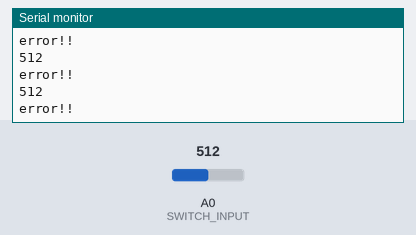
A sketch run on a simulated Arduino Uno, built with avr-gcc and run on an emulated ATmega328P. Parts: the last lines printed to the serial monitor. The inputs (shaded band) are chosen by the test bench; at power-on: A0 (SWITCH_INPUT) = 512.

Above: at 1.2 s.
1.3 s: A0 (SWITCH_INPUT) set to 204
At 1.9 s:
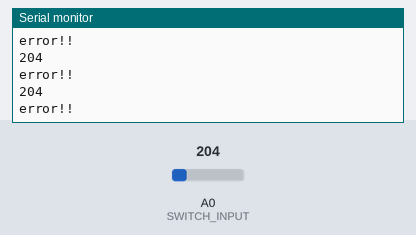
2.8 s: A0 (SWITCH_INPUT) set to 171
At 3.23 s:
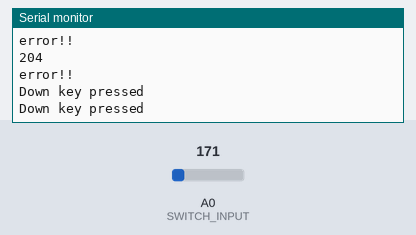
4.9 s: A0 (SWITCH_INPUT) set to 122
At 5.19 s:
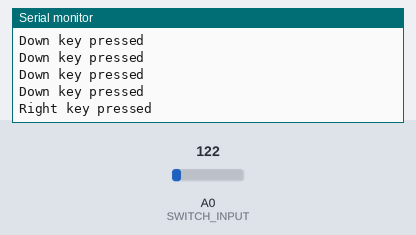
7.0 s: A0 (SWITCH_INPUT) set to 130
At 7.44 s:
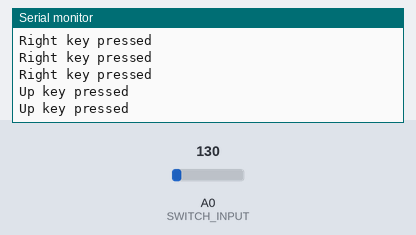
9.1 s: A0 (SWITCH_INPUT) set to 1023
At 9.4 s:
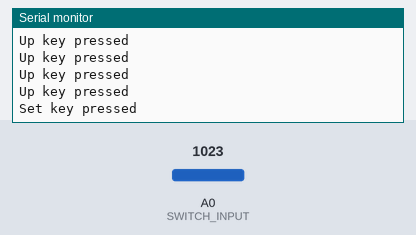
11.2 s: A0 (SWITCH_INPUT) set to 1004
At 11.2 s:
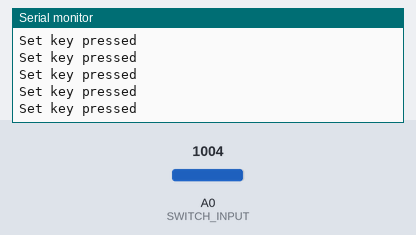
Timing chart, 0 to 13.7 s (numbered marks = the images above; inputs shaded):
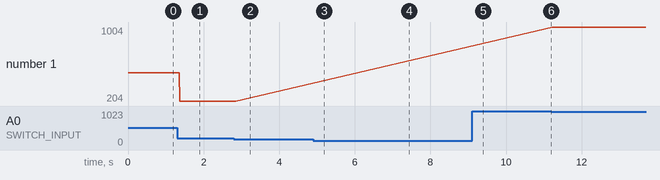

Measured:
- the behaviour switches between 187 and 186 on A0 (SWITCH_INPUT) (found by bisection; images 1 and 2)
- the behaviour switches between 123 and 124 on A0 (SWITCH_INPUT) (found by bisection; images 3 and 4)
- after the input at 1.3 s, the serial monitor: prints a new line after 0.07 s (image 1)
- after the input at 2.8 s, the serial monitor: prints a new line after 0.15 s (image 2)
- after the input at 4.9 s, the serial monitor: prints a new line after 0.16 s (image 3)
- after the input at 7.0 s, the serial monitor: prints a new line after 0.16 s (image 4)
- after the input at 9.1 s, the serial monitor: prints a new line after 0.17 s (image 5)
- plotted number 1: 512 → 204 after the input at 1.3 s, 204 → 1004 after the input at 11.2 s

The sketch:

analogSwitchGrp.ino
```cpp
#define SWITCH_INPUT A0
#define KEYPRS_DLY 150
//#define EN_DEBUG
#define EN_DEBUG_ERR
#define INTERVAL_MINUS  10
#define INTERVAL_PLUS  10
typedef enum
{
  NO_BTN_PRS,
  RGT_BTN,
  UP_BTN,
  LFT_BTN,
  DWN_BTN,
  SET_BTN,
  BTN_ERR=0xFF,
}btnMap_en;

typedef struct
{
  btnMap_en buttonId;
  uint16_t buttonADClb;
} btnADCMap_t;

#define BTN_MAP_COUNT   5

btnADCMap_t btnADCMap[BTN_MAP_COUNT]={
   {RGT_BTN,114},
   {UP_BTN,130},
   {LFT_BTN,150},
   {DWN_BTN,177},
   {SET_BTN,1014},// 1023
  };


boolean isInInterval(uint32_t input,uint32_t fixed,uint16_t minus,uint16_t plus)
{
  if(input > fixed - minus && input < fixed + plus)
  {
    return true;
  }
  else
  {
    return false;
  }
}

btnMap_en DetectkeyPress()
{
  volatile uint16_t  swtV_1=0;
  uint8_t mapIdx=0;
  btnMap_en btn_en=BTN_ERR;

  btnMap_en retVal= NO_BTN_PRS;


  swtV_1=analogRead(SWITCH_INPUT);

#ifdef EN_DEBUG
  Serial.println(swtV_1);
#endif
  if(swtV_1==0)
  {
    return retVal;
  }
  else
  {
    while( mapIdx < BTN_MAP_COUNT )
    {
      if( isInInterval(swtV_1,btnADCMap[mapIdx].buttonADClb,INTERVAL_MINUS,INTERVAL_PLUS) )
      {
        delay(KEYPRS_DLY);
        swtV_1=analogRead(SWITCH_INPUT);
        if( isInInterval(swtV_1,btnADCMap[mapIdx].buttonADClb,INTERVAL_MINUS,INTERVAL_PLUS) )
        {
          btn_en=btnADCMap[mapIdx].buttonId;
          break;
        }
        else{
          return NO_BTN_PRS;
        }
      }
      mapIdx++;
    }

    switch(btn_en)
    {
      case RGT_BTN:
                  Serial.println("Right key pressed");
                  retVal= RGT_BTN;
                  break;
      case UP_BTN:
                  Serial.println("Up key pressed");
                  retVal= UP_BTN;
                  break;
      case LFT_BTN:
                  Serial.println("Left key pressed");
                  retVal= LFT_BTN;
                  break;
      case DWN_BTN:
                  Serial.println("Down key pressed");
                  retVal=DWN_BTN;
                  break;
      case SET_BTN:
                  Serial.println("Set key pressed");
                   retVal=SET_BTN;
                  break;
      default:
                #ifdef EN_DEBUG_ERR
                     Serial.println(swtV_1);
                #endif
               Serial.println("error!!");
                   retVal=BTN_ERR;
                  break;


    }
  }
  return   retVal;
}


void setup() {

  Serial.begin(9600);
  pinMode(SWITCH_INPUT,INPUT);
}
btnMap_en btnPrssloc_en;
void loop() {

 btnPrssloc_en=DetectkeyPress();
 if( btnPrssloc_en!= NO_BTN_PRS && btnPrssloc_en != BTN_ERR){
    //UPDATES
  }

}
```
